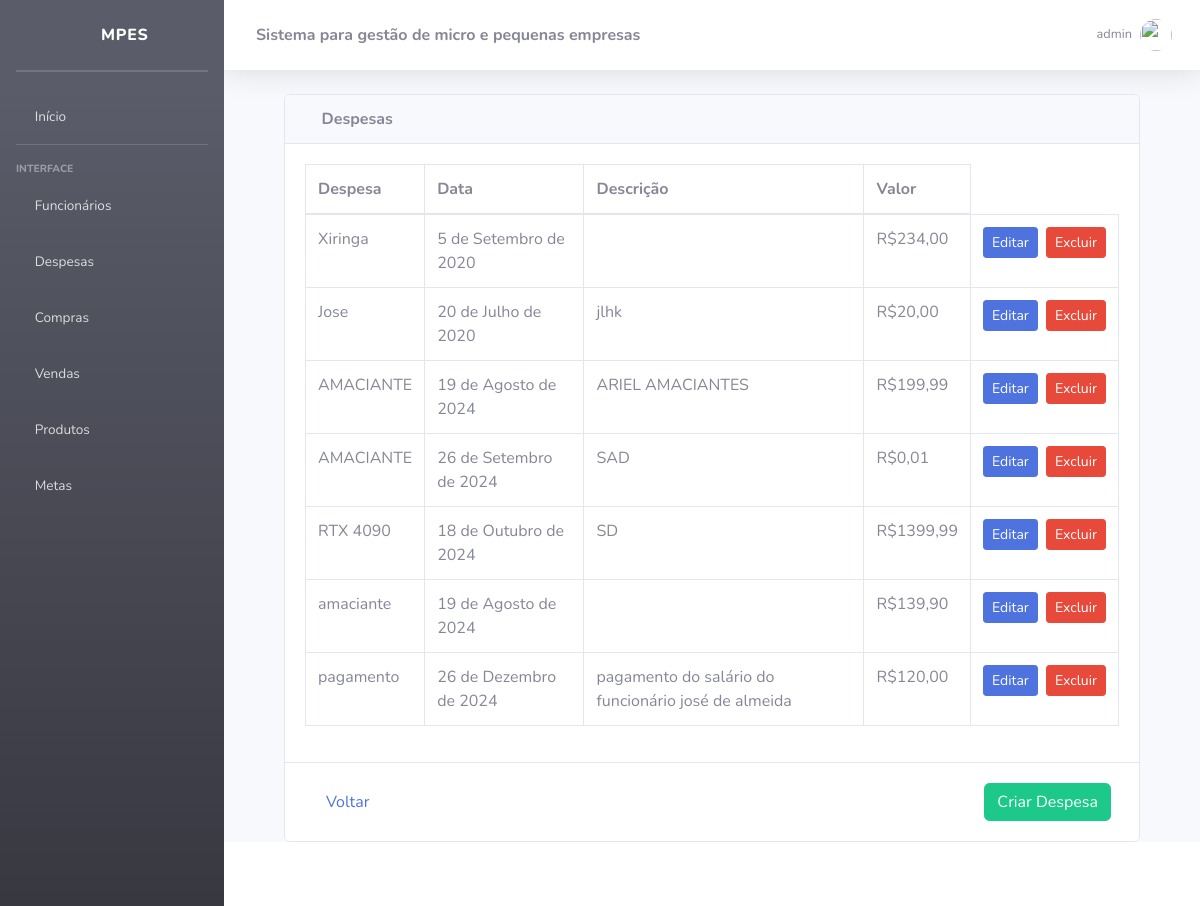
The page /despesas/ (signed in) on the database its author committed.
### despesas/models.py (models this page shows, shortened)
class Despesa(models.Model):
    ESCOLHAS_NATUREZA = [
        ('imposto', 'imposto'),
        ('produto', 'produto'),
        ('funcionario','funcionario')
    ]
    nome = models.CharField(max_length=255)  # Especificando o tipo de campo e tamanho máximo
    descricao = models.TextField()  # Usando TextField para descrições mais longas
    data = models.DateField()
    natureza = models.CharField(max_length=20, choices=ESCOLHAS_NATUREZA, blank=True, null=True)
    valor = models.DecimalField(max_digits=10, decimal_places=2)

### despesas/views.py (the view)
# urls.py: path("", views.listartudo, name="listarCompra"),
@group_required('caixa, vendedor')
@login_required
def listartudo(request):
    create_groups()
    user = request.user.username
    despesa = Despesa.objects.all()
    return render(request, "despesas/listartudo.html", {'despesa': despesa, 'user':user })

### MPEs/utils.py (called while the page is built, shortened)
def group_required(groups, login_url=None, raise_exception=False):
    def check_perms(user):
        if user.is_superuser:
            return True
    return user_passes_test(check_perms, login_url=login_url)

def create_groups():
    if not Group.objects.exists():
        groupAdmin = Group(name='vendedor')
        groupAdmin.save()
        groupAdmin = Group(name='caixa')
        groupAdmin.save()
        groupAdmin = Group(name='administrador')
        groupAdmin.save()

### templates/despesas/listartudo.html
{% extends 'base.html' %}
{% block content %}
  <div class="container">
    <div class="row m-0">
      <div class="col-12">
        <div class="card">
          <div class="card-header ml-0">
            <i class="fas fa-wallet"></i>
             <strong>Despesas</strong>
          </div>
          <div class="card-body">
            <div class="table-responsive">
              <table class="table table-bordered" id="dataTable" width="100%" cellspacing="0">
                <thead>
                  <tr class="font-weight-bold">
                    <th>Despesa</th>
                    <th>Data</th>
                    <th>Descrição</th>
                    <th>Valor</th>
                  </tr>
                </thead>
                <tbody>
                  {% if despesa %}
                    {% for despesas in despesa %}
                      <tr>
                        <td>{{ despesas.nome }}</td>
                        <td>{{ despesas.data }}</td>
                        <td>{{ despesas.descricao }}</td>
                        <td>R${{ despesas.valor }}</td>
                        <td class="text-center">
                          <div class="d-flex justify-content-center">
                            <a href="{% url 'atualizar' despesas.id %}" class="btn btn-primary btn-sm mr-1">Editar</a>
                            <a href="{% url 'confirmar' despesas.id %}" class="btn btn-danger btn-sm ml-1">Excluir</a>
                          </div>
                        </td>
                      </tr>
                    {% endfor %}
                  {% endif %}
                </tbody>
              </table>
            </div>
          </div>
          <div class="card-footer bg-white">
            <div class="d-flex justify-content-between align-items-center p-2">
              <a href="{% url 'home' %}" class="btn btn-link btn-custom-size">Voltar</a>
              <a href="{% url 'criar' %}" class="btn btn-success btn-custom-size">Criar Despesa</a>
            </div>
          </div>
        </div>
      </div>
    </div>
  </div>
{% endblock %}

### templates/topbar.html (shortened to what this page needs)
{% load static %}
<nav class="navbar navbar-expand navbar-light bg-white topbar mb-4 static-top shadow">
    <div class="sidebar-brand-text mx-3"><strong>Sistema para gestão de micro e pequenas empresas</strong></div>
    <ul class="navbar-nav ml-auto">
        <li class="nav-item dropdown no-arrow d-sm-none">
        <li class="nav-item dropdown no-arrow">
            <a class="nav-link dropdown-toggle" href="#" id="userDropdown" role="button"
                data-toggle="dropdown" aria-haspopup="true" aria-expanded="false">
                <span class="mr-2 d-none d-lg-inline text-gray-600 small">{{ user }}</span>
                <img class="img-profile rounded-circle"
                src="{% static 'img/undraw_profile.svg' %}">
        </a>
        </li>
    </ul>
</nav>

### rows shown on the page
Despesa: nome "Xiringa", data "5 de Setembro de 2020", valor "234,00"
Despesa: nome "Jose", data "20 de Julho de 2020", descricao "jlhk", valor "20,00"
Despesa: nome "AMACIANTE", data "19 de Agosto de 2024", descricao "ARIEL AMACIANTES", valor "199,99"
Despesa: nome "AMACIANTE", data "26 de Setembro de 2024", descricao "SAD", valor "0,01"
Despesa: nome "RTX 4090", data "18 de Outubro de 2024", descricao "SD", valor "1399,99"
Despesa: nome "amaciante", data "19 de Agosto de 2024", valor "139,90"
Despesa: nome "pagamento", data "26 de Dezembro de 2024", descricao "pagamento do salário do funcionário josé de almeida", valor "120,00"

### other values the page prints
{{ user }} "admin"
